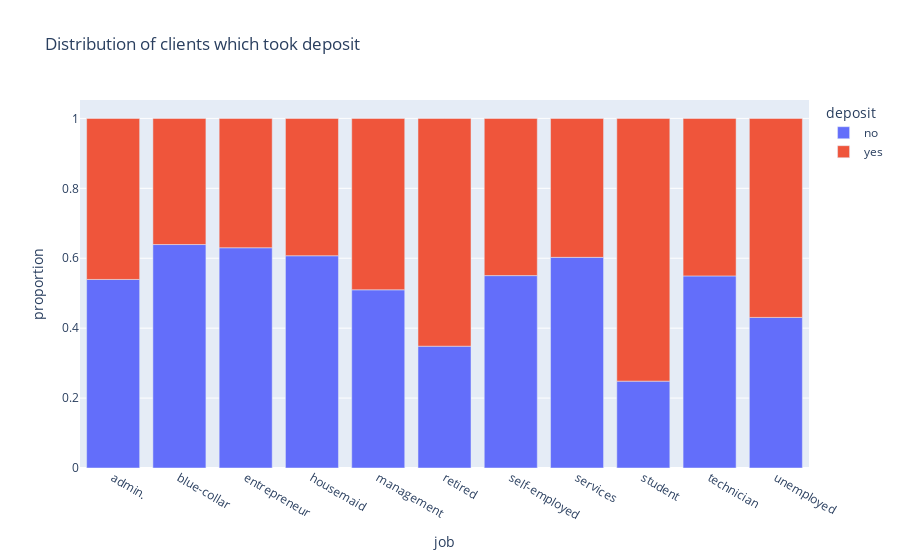

The cell this chart's notebook holds for it:
### Code cell
# visualizations for those who have opened and not opened a deposit, depending on the type of professional employment
fig_data = df_clean.groupby(['job'], as_index=False)['deposit'].value_counts(normalize = True)
display(fig_data)
fig = px.bar(
    data_frame=fig_data, 
    x = 'job', 
    y='proportion',
    color = 'deposit',
    title = 'Distribution of clients which took deposit'
)
fig.show()

### Figure 1 — Plotly figure (JSON) as saved in the notebook; plotly's stock layout.template omitted (floating-point values rounded to 4 significant figures)
{"data": [{"alignmentgroup": "True", "hovertemplate": "deposit=no<br>job=%{x}<br>proportion=%{y}<extra></extra>", "legendgroup": "no", "marker": {"color": "#636efa", "pattern": {"shape": ""}}, "name": "no", "offsetgroup": "no", "orientation": "v", "showlegend": true, "textposition": "auto", "type": "bar", "x": ["admin.", "blue-collar", "entrepreneur", "housemaid", "management", "retired", "self-employed", "services", "student", "technician", "unemployed"], "xaxis": "x", "y": [0.5393, 0.6392, 0.63, 0.6071, 0.5097, 0.3484, 0.5503, 0.6025, 0.2485, 0.5495, 0.4307], "yaxis": "y"}, {"alignmentgroup": "True", "hovertemplate": "deposit=yes<br>job=%{x}<br>proportion=%{y}<extra></extra>", "legendgroup": "yes", "marker": {"color": "#EF553B", "pattern": {"shape": ""}}, "name": "yes", "offsetgroup": "yes", "orientation": "v", "showlegend": true, "textposition": "auto", "type": "bar", "x": ["admin.", "blue-collar", "entrepreneur", "housemaid", "management", "retired", "self-employed", "services", "student", "technician", "unemployed"], "xaxis": "x", "y": [0.4607, 0.3608, 0.37, 0.3929, 0.4903, 0.6516, 0.4497, 0.3975, 0.7515, 0.4505, 0.5693], "yaxis": "y"}], "layout": {"barmode": "relative", "legend": {"title": {"text": "deposit"}, "tracegroupgap": 0}, "title": {"text": "Distribution of clients which took deposit"}, "xaxis": {"anchor": "y", "domain": [0, 1], "title": {"text": "job"}}, "yaxis": {"anchor": "x", "domain": [0, 1], "title": {"text": "proportion"}}}}
